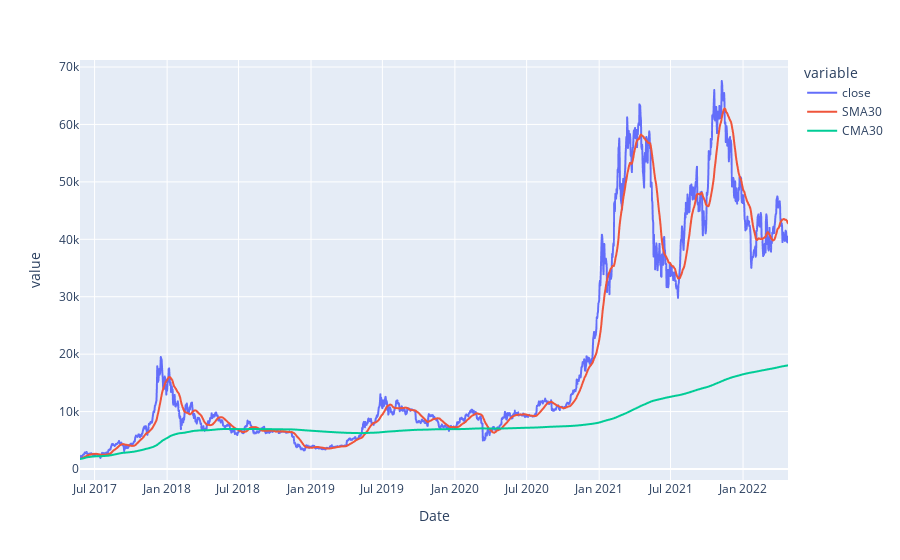

The code cell stored with this chart in its notebook:
### Code cell
fig = px.line(btc_ma, x=btc_ma['Date'], y =['close', 'SMA30', 'CMA30'], labels=['Close', 'MA30', 'CMA30'])
fig

### Figure 1 — Plotly figure (JSON) as saved in the notebook; plotly's stock layout.template omitted (floating-point values rounded to 4 significant figures; data arrays with more than 128 entries replaced by an {"elided": "..."} marker saying what was removed)
{"data": [{"hovertemplate": "variable=close<br>Date=%{x}<br>value=%{y}<extra></extra>", "legendgroup": "close", "line": {"color": "#636efa", "dash": "solid"}, "mode": "lines", "name": "close", "showlegend": true, "type": "scattergl", "x": {"elided": "1797 str values"}, "xaxis": "x", "y": {"elided": "1797 float values"}, "yaxis": "y"}, {"hovertemplate": "variable=SMA30<br>Date=%{x}<br>value=%{y}<extra></extra>", "legendgroup": "SMA30", "line": {"color": "#EF553B", "dash": "solid"}, "mode": "lines", "name": "SMA30", "showlegend": true, "type": "scattergl", "x": {"elided": "1797 str values"}, "xaxis": "x", "y": {"elided": "1797 float values"}, "yaxis": "y"}, {"hovertemplate": "variable=CMA30<br>Date=%{x}<br>value=%{y}<extra></extra>", "legendgroup": "CMA30", "line": {"color": "#00cc96", "dash": "solid"}, "mode": "lines", "name": "CMA30", "showlegend": true, "type": "scattergl", "x": {"elided": "1797 str values"}, "xaxis": "x", "y": {"elided": "1797 float values"}, "yaxis": "y"}], "layout": {"legend": {"title": {"text": "variable"}, "tracegroupgap": 0}, "margin": {"t": 60}, "xaxis": {"anchor": "y", "domain": [0, 1], "title": {"text": "Date"}}, "yaxis": {"anchor": "x", "domain": [0, 1], "title": {"text": "value"}}}}
